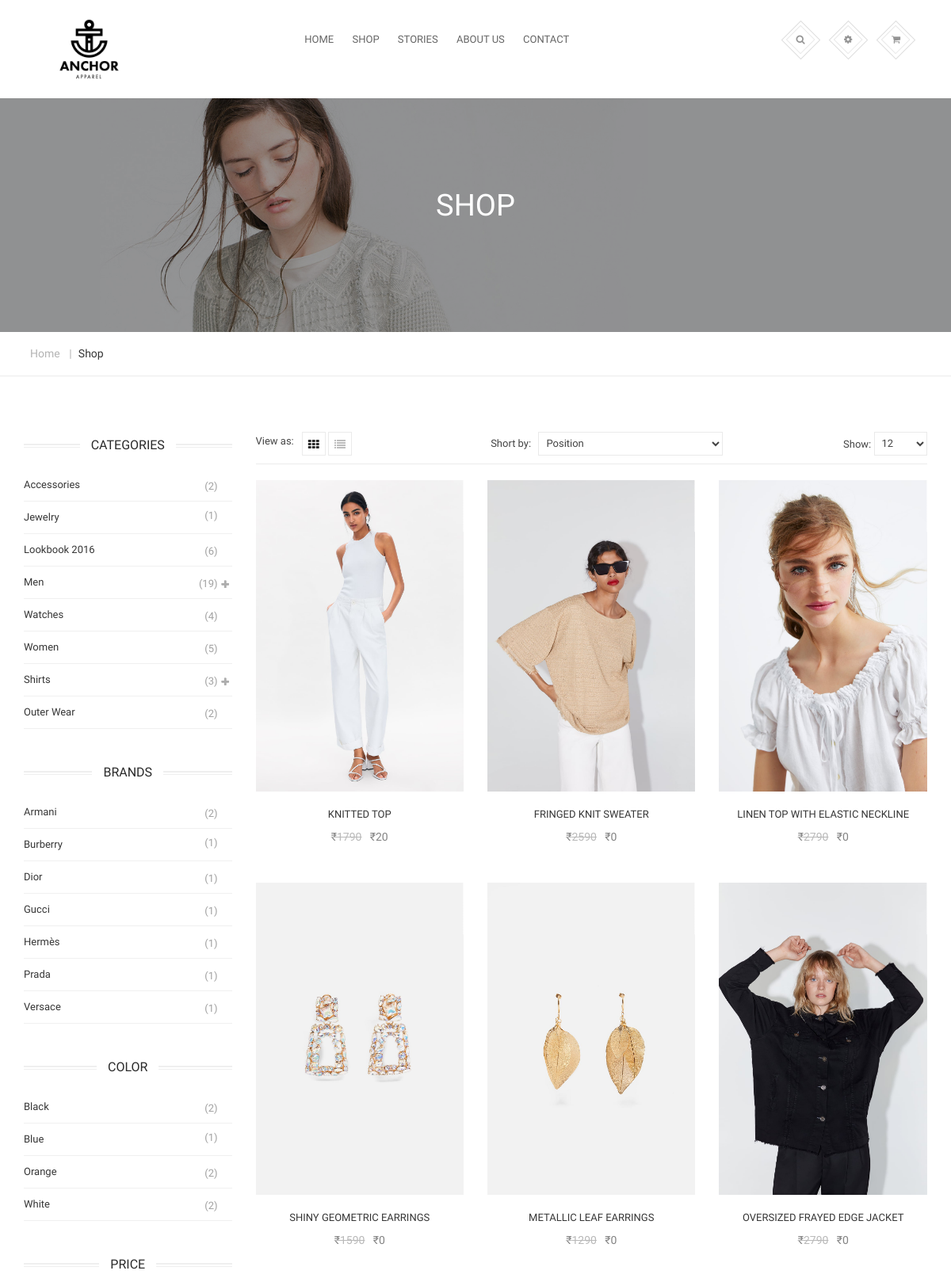
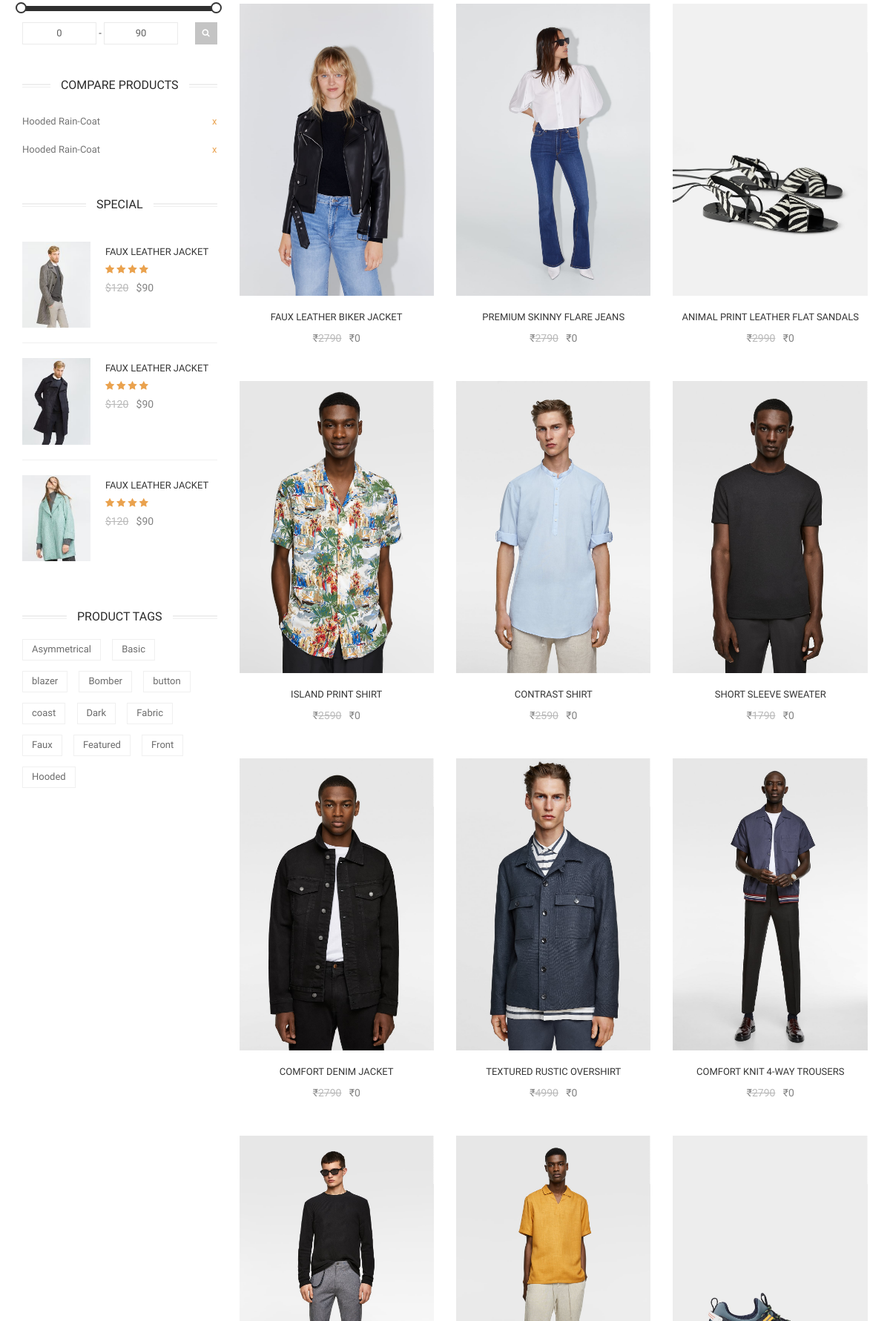
Screenshot of /raymond/shop.php (upper part) with the database file from the repository (2 pictures, top to bottom).
### tables this page shows
CREATE TABLE `product` (
  `pid` int(255) NOT NULL,
  `pname` varchar(255) NOT NULL,
  `p_category` varchar(255) NOT NULL,
  `p_subcategory` varchar(255) NOT NULL,
  `quantity` int(255) NOT NULL,
  `price` int(255) NOT NULL,
  `discount` int(255) NOT NULL,
  `size` text NOT NULL,
  `status` varchar(255) NOT NULL,
  `image` varchar(255) NOT NULL,
  `description` varchar(255) NOT NULL
);

### raymond/shop.php (the view, shortened to what this page needs)
<?php include('header.php') ?>
        <div class="page-header-area">
            <div class="container">
                <div class="row">
                    <div class="col-md-12">
                        <div class="page-title">
                            <h2>Shop</h2>
                        </div>
                    </div>
                </div>
            </div>
        </div>
        <div class="breadcrumb-area">
            <div class="container">
                <div class="row">
                    <div class="col-md-12">
                        <div class="breadcrumb-menu">
                            <ul>
                                <li><a href="#">Home</a> | </li>
                                <li><span>Shop</span></li>
                            </ul>
                        </div>
                    </div>
                </div>
            </div>
        </div>
        <div class="main-content-area">
            <div class="container">
                <div class="row">
                    <div class="col-xs-12 col-sm-4 col-md-4 col-lg-3 sidebar-area">
                        <div class="category-area">
                            <div class="section-title">
                                <h2>Categories</h2>
                            </div>
                            <div id="cate-toggle" class="sideber-menu">
                                <ul>
                                    <li><a href="#">Accessories<span class="count">(2)</span></a></li>
                                    <li><a href="#">Jewelry</a><span class="count">(1)</span></li>
                                    <li><a href="#">Lookbook 2016<span class="count">(6)</span></a></li>
                                    <li class="has-sub"><a href="#">Men<span class="count">(19)</span><span class="holder"></span></a>
                                    </li>
                                    <li><a href="#">Watches<span class="count">(4)</span></a></li>
                                    <li><a href="#">Women<span class="count">(5)</span></a></li>
                                    <li class="has-sub"><a href="shop.html">Shirts<span class="count">(3)</span><span class="holder"></span></a>
                                    </li>
                                    <li>
                                        <a href="shop.html">Outer Wear<span class="count">(2)</span></a>
                                    </li>
                                </ul>
                            </div>
                        </div>
                        <div class="brand-area">
                            <div class="section-title">
                                <h2>Brands</h2>
                            </div>
                            <div class="sideber-menu">
                                <ul>
                                    <li><a href="#">Armani<span class="count">(2)</span></a></li>
                                    <li><a href="#">Burberry</a><span class="count">(1)</span></li>
                                    <li><a href="#">Dior<span class="count">(1)</span></a></li>
                                    <li><a href="#">Gucci<span class="count">(1)</span></a></li>
                                    <li><a href="#">Hermès<span class="count">(1)</span></a></li>
                                    <li><a href="#">Prada<span class="count">(1)</span></a></li>
                                    <li><a href="#">Versace<span class="count">(1)</span></a></li>
                                </ul>
                            </div>
                        </div>
                        <div class="color-area">
                            <div class="section-title">
                                <h2>Color</h2>
                            </div>
                            <div class="sideber-menu">
                                <ul>
                                    <li><a href="#">Black<span class="count">(2)</span></a></li>
                                    <li><a href="#">Blue</a><span class="count">(1)</span></li>
                                    <li><a href="#">Orange<span class="count">(2)</span></a></li>
                                    <li><a href="#">White<span class="count">(2)</span></a></li>
                                </ul>
                            </div>
                        </div>
                        <div class="price-slider-area">
                            <div class="section-title">
                                <h2>Price</h2>
                            </div>
                            <div class="filter-price">
                                <div id="slider-price"></div>
                                <div class="slider-values">
                                    <input id="price-from" disabled="disabled" type="text" value="0"/> -
                                    <input id="price-to" disabled="disabled" type="text" value="90"/>
                                    <button class="button" type="submit">Filter</button>
                                </div>
                            </div>
                        </div>
                        <div class="compare-area">
                            <div class="section-title">
                                <h2>Compare Products</h2>
                            </div>
                            <div class="compare-product-list">
                                <ul>
                                    <li>
                                        <a href="#" class="c-title">Hooded Rain-Coat</a>
                                        <a href="#" class="c-remove">x</a>
                                    </li>
                                    <li>
                                        <a href="#" class="c-title">Hooded Rain-Coat</a>
                                        <a href="#" class="c-remove">x</a>
                                    </li>
                                </ul>
                            </div>
                        </div>
                        <div class="special-product-area">
                            <div class="section-title">
                                <h2>Special</h2>
                            </div>
                            <div class="special-product">
                                <div class="special-single-product">
                                    <div class="sp-img">
                                        <a href="#">
                                            <img alt="" src="img/product/special/1.jpg">
                                        </a>
                                    </div>
                                    <div class="sp-prod-info">
                                        <div class="product-title">
                                            <a href="#">Faux Leather Jacket</a>
                                        </div>
                                        <div class="price-rating">
                                            <div class="rating">
                                                <i class="fa fa-star"></i>
                                                <i class="fa fa-star"></i>
                                                <i class="fa fa-star"></i>
                                                <i class="fa fa-star"></i>
                                            </div>
                                            <div class="price">
                                                <span class="old-price">$120</span>
                                                <span class="new-price">$90</span>
                                            </div>
                                        </div>
                                    </div>
                                </div>
                                <div class="special-single-product">
                                    <div class="sp-img">
                                        <a href="#">
                                            <img alt="" src="img/product/special/2.jpg">
                                        </a>
                                    </div>
                                    <div class="sp-prod-info">
                                        <div class="product-title">
                                            <a href="#">Faux Leather Jacket</a>
                                        </div>
                                        <div class="price-rating">
                                            <div class="rating">
                                                <i class="fa fa-star"></i>
                                                <i class="fa fa-star"></i>
                                                <i class="fa fa-star"></i>
                                                <i class="fa fa-star"></i>
                                            </div>
                                            <div class="price">
                                                <span class="old-price">$120</span>
                                                <span class="new-price">$90</span>
                                            </div>
                                        </div>
                                    </div>
                                </div>
                                <div class="special-single-product">
                                    <div class="sp-img">
                                        <a href="#">
                                            <img alt="" src="img/product/special/3.jpg">
                                        </a>
                                    </div>
                                    <div class="sp-prod-info">
                                        <div class="product-title">
                                            <a href="#">Faux Leather Jacket</a>
                                        </div>
                                        <div class="price-rating">
                                            <div class="rating">
                                                <i class="fa fa-star"></i>
                                                <i class="fa fa-star"></i>
                                                <i class="fa fa-star"></i>
                                                <i class="fa fa-star"></i>
                                            </div>
                                            <div class="price">
                                                <span class="old-price">$120</span>
                                                <span class="new-price">$90</span>
                                            </div>
                                        </div>
                                    </div>
                                </div>
                            </div>
                        </div>
                        <div class="populer-tag-area">
                            <div class="section-title">
                                <h2>Product Tags</h2>
                            </div>
                            <div class="tag">
                                <ul>
                                    <li><a href="#">Asymmetrical</a></li>
                                    <li><a href="#">Basic</a></li>
                                    <li><a href="#">blazer</a></li>
                                    <li><a href="#">Bomber</a></li>
                                    <li><a href="#">button</a></li>
                                    <li><a href="#">coast</a></li>
                                    <li><a href="#">Dark</a></li>
                                    <li><a href="#">Fabric</a></li>
                                    <li><a href="#">Faux</a></li>
                                    <li><a href="#">Featured</a></li>
                                    <li><a href="#">Front</a></li>
                                    <li><a href="#">Hooded</a></li>
                                </ul>
                            </div>
                        </div>
                    </div>
                    <div class="col-xs-12 col-sm-8 col-md-8 col-lg-9 page-content">
                        <div class="toolbar">
                            <div class="view-mode">
                                <span>View as:</span>
                                <ul>
                                    <li class="active"><a data-toggle="tab" href="#grid"><i class="fa fa-th"></i></a></li>
                                    <li><a data-toggle="tab" href="#list"><i class="fa fa-list"></i></a></li>
                                </ul>
                            </div>
                            <div class="ordering-product">
                                <div class="sorter">
                                    <span>Short by:</span>
                                    <select>
                                        <option>Position</option>
                                    </select>
                                </div>
                                <div class="limiter">
                                    <span>Show:</span>
                                    <select>
                                        <option>12</option>
                                    </select>
                                </div>
                            </div>
                        </div>
                        <div class="product-list-area" >
                            <div class="row">
                                <div class="tab-content">
                                    <div id="grid" class="tab-pane fade in active">
                                        <?php
                                            $conn=mysqli_connect("localhost","root","","raymond");
                                            $sql=mysqli_query($conn,"select * from product");
                                            while($row=mysqli_fetch_array($sql))
                                            {
                                                echo '
                                                <div class="col-sm-6 col-md-4">
                                            <div class="single-product">
                                                <div class="product-image">
                                                    <a href="#">
                                                        <img  alt="Special" src="../theme/kenny/uploads/'.$row['image'].'">
                                                    </a>
                                                    <span class="onsale">Sale!</span>
                                                </div>
                                                <div class="product-info">
                                                    <div class="product-title">
                                                        <a href="#">'.$row['pname'].'</a>
                                                    </div>
                                                    <div class="price-rating">
                                                        <div class="price">
                                                            <span class="old-price"> <span>&#8377;</span>'.$row['price'].'</span>
                                                            <span class="new-price"><span>&#8377;</span>'.$row['discount'].'</span>
                                                        </div>
                                                    </div>
                                                </div>
                                            </div>
                                        </div>';
                                           }
                                        ?>
                                    </div>
                                </div>
                            </div>
                        </div>
                    </div>
                </div>
            </div>
        </div>
    </body>
</html>

### rows the page displays
product: image (picture), pname "KNITTED TOP", price "1790", discount "20"
product: image (picture), pname "FRINGED KNIT SWEATER", price "2590", discount "0"
product: image (picture), pname "LINEN TOP WITH ELASTIC NECKLINE", price "2790", discount "0"
product: image (picture), pname "SHINY GEOMETRIC EARRINGS", price "1590", discount "0"
product: image (picture), pname "METALLIC LEAF EARRINGS", price "1290", discount "0"
product: image (picture), pname "OVERSIZED FRAYED EDGE JACKET", price "2790", discount "0"
product: image (picture), pname "FAUX LEATHER BIKER JACKET", price "2790", discount "0"
product: image (picture), pname "PREMIUM SKINNY FLARE JEANS", price "2790", discount "0"
product: image (picture), pname "ANIMAL PRINT LEATHER FLAT SANDALS", price "2990", discount "0"
product: image (picture), pname "ISLAND PRINT SHIRT", price "2590", discount "0"
product: image (picture), pname "CONTRAST SHIRT", price "2590", discount "0"
product: image (picture), pname "SHORT SLEEVE SWEATER", price "1790", discount "0"
product: image (picture), pname "COMFORT DENIM JACKET", price "2790", discount "0"
product: image (picture), pname "TEXTURED RUSTIC OVERSHIRT", price "4990", discount "0"
product: image (picture), pname "COMFORT KNIT 4-WAY TROUSERS", price "2790", discount "0"
product: image (picture)
product: image (picture)
product: image (picture)
